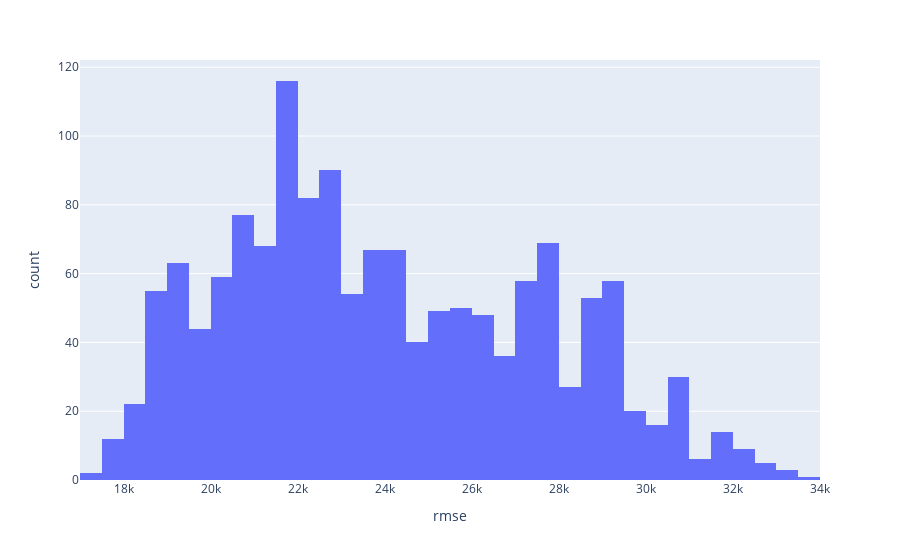

Here is the notebook cell this chart was saved with:
### Markdown cell above
A histogram below shows the overall distribution:

### Code cell
px.histogram(perturbed_jc_rmse, x='rmse')

### Figure 1 — Plotly figure (JSON) as saved in the notebook; plotly's stock layout.template omitted (floating-point values rounded to 4 significant figures; data arrays with more than 128 entries replaced by an {"elided": "..."} marker saying what was removed)
{"data": [{"alignmentgroup": "True", "bingroup": "x", "hovertemplate": "rmse=%{x}<br>count=%{y}<extra></extra>", "legendgroup": "", "marker": {"color": "#636efa", "pattern": {"shape": ""}}, "name": "", "offsetgroup": "", "orientation": "v", "showlegend": false, "type": "histogram", "x": {"elided": "1470 float values"}, "xaxis": "x", "yaxis": "y"}], "layout": {"barmode": "relative", "legend": {"tracegroupgap": 0}, "margin": {"t": 60}, "xaxis": {"anchor": "y", "domain": [0, 1], "title": {"text": "rmse"}}, "yaxis": {"anchor": "x", "domain": [0, 1], "title": {"text": "count"}}}}
